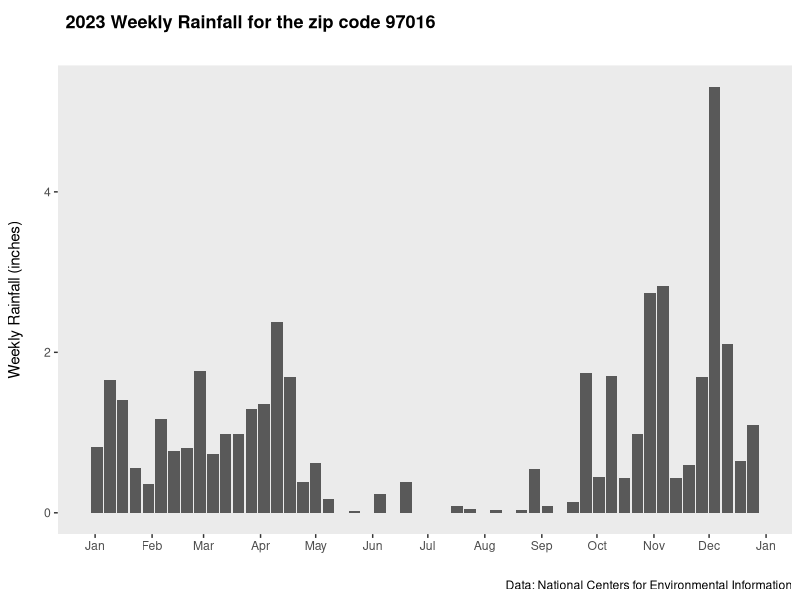
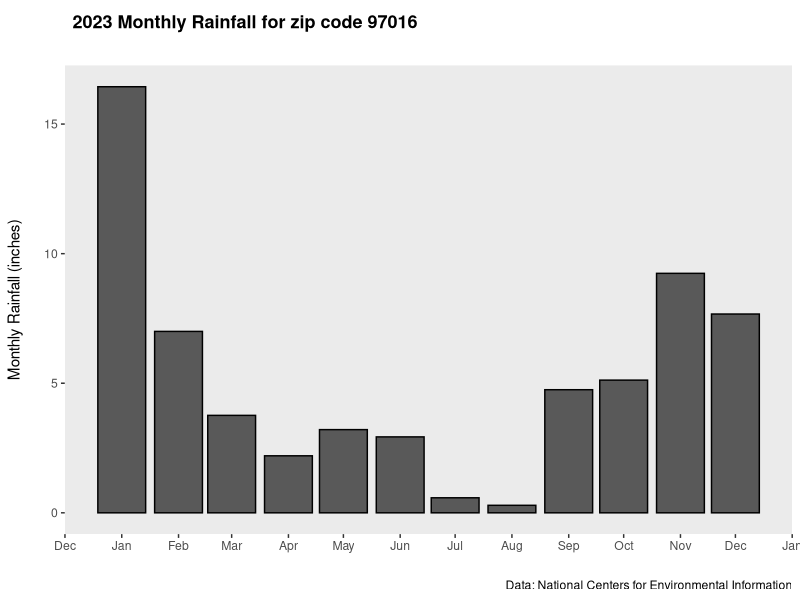
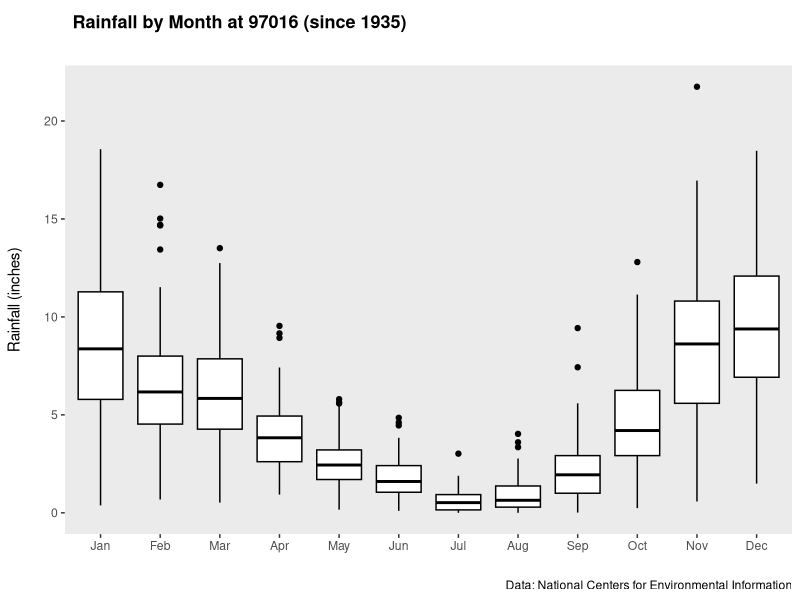
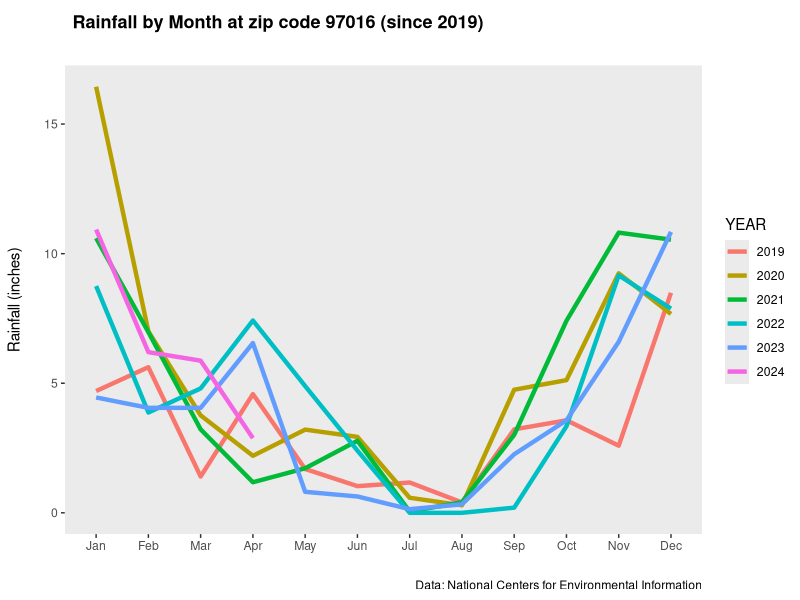
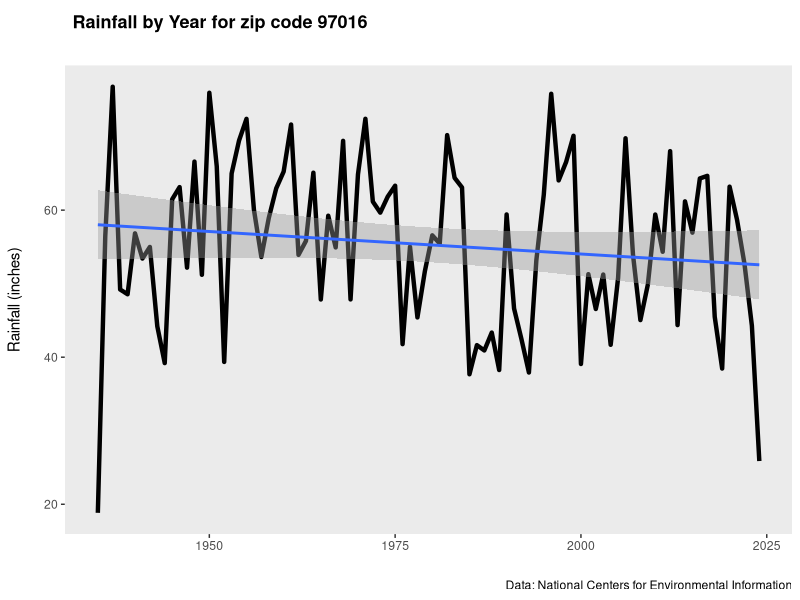
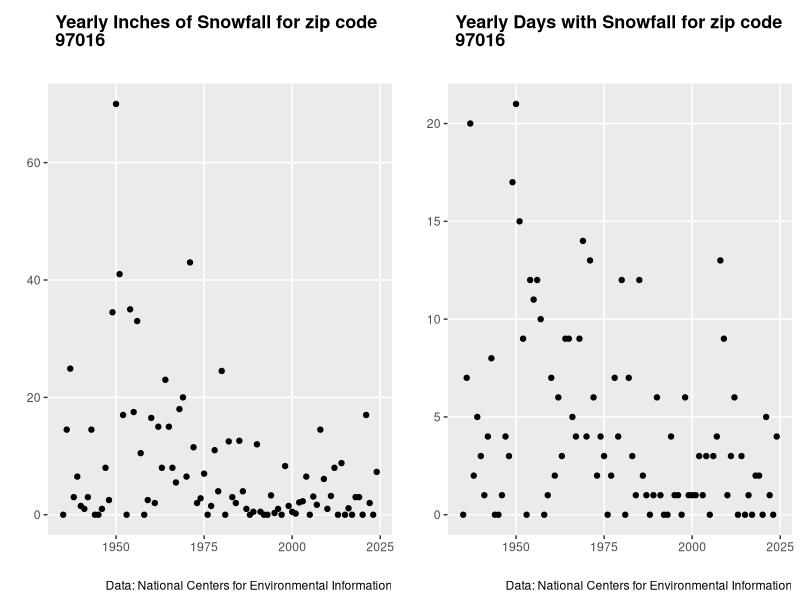
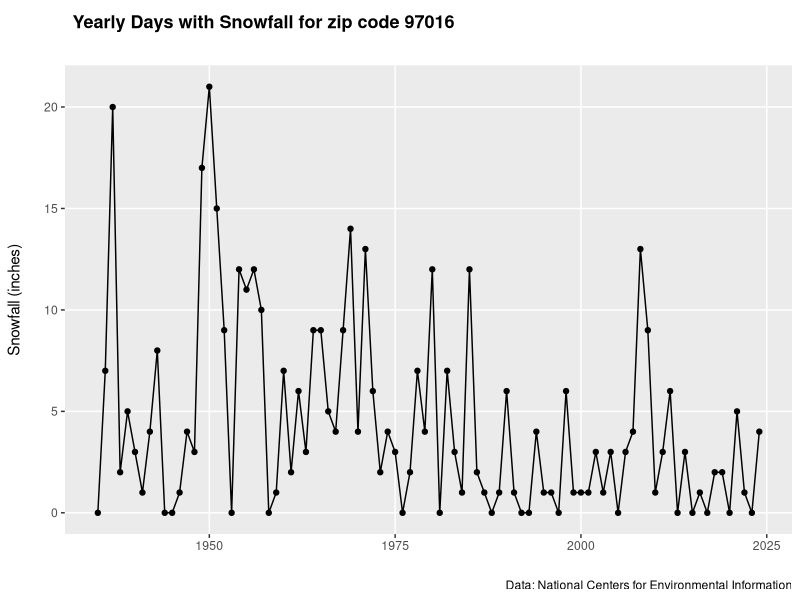

Here is the R script that generated these plots, in order:
## ---- chunk 1
library(cowplot)   # arranging multiple plots in one space
library(ggtext)    # element_textbox_simple
# library(ggthemes)  # border around plots, no longer available in latest R version
library(formattable) # percent format, maybe use for tables later
library(kableExtra) # printing tables to PDF
library(lubridate) # year, month, yday
library(tidyverse) # read_csv and pipes

# GET DATA from https://www.climate.gov/maps-data/dataset/past-weather-zip-code-data-table
# The following file has PRCP and SNOW data, although SNWD could potentially be added
csv_data <- read_csv('data/97016_1909_2024_prec.csv') 
 # PRCP = precipitation
 # SNOW = snowfall
 # SNWD = snow depth

# What are the weather stations, by date, in the data?
# optional analysis
# csv_data2 <- csv_data %>%
#   group_by(STATION, NAME) %>%
#   filter(grepl("text", NAME)) %>% # contains
#   summarise('min_date' = min(DATE)
#         	, 'max_date' = max(DATE)) 

# Apply any filters, if necessary, after analyzing the data
csv_data <- csv_data %>%
  filter(STATION == 'USC00351643')

## ---- chunk 2
# Rain Data

# Set a variable for the latest year
LATEST_YEAR <- '2023'

# extract year, month, day from the date
rain_weekly_2020 <- csv_data %>%
  mutate(YEAR = year(DATE),WEEK=ifelse(week(DATE)==53,52,week(DATE))) %>% # in some years, such as 2019, the 53rd week causes issues, in order to plot the graph with "months" on the axis, I append 53 to 52
  filter(YEAR == LATEST_YEAR & PRCP > 0) %>%
  select(YEAR,WEEK,PRCP)%>%
  group_by(YEAR,WEEK) %>%
  summarise(RAINFALL = sum(PRCP)) %>%
  mutate(RAIN_DATE = as.Date(paste(YEAR,WEEK,1),"%Y%U %u"))

rain_monthly_2020 <- csv_data %>%
  mutate(MONTH = floor_date(DATE, unit = 'month')) %>%
  filter(PRCP > 0 & year(DATE) == '2020') %>%
  # select(MONTH,PRCP,SNOW,SNWD) %>%
  select(MONTH,PRCP,SNOW) %>%
  group_by(MONTH) %>%
  summarise(RAINFALL = sum(PRCP)) 

rain_monthly <- csv_data %>%
  filter(is.na(PRCP) == FALSE) %>%
  mutate(YEAR = year(DATE), MONTH = month(DATE)
         ,MONTH_ABB = month.abb[MONTH]) %>%
  select(YEAR,MONTH,MONTH_ABB,RAINFALL=PRCP) %>%
  group_by(YEAR,MONTH,MONTH_ABB) %>%
  summarise(sum(RAINFALL))

rain_yearly <- csv_data %>%
  filter(is.na(PRCP) == FALSE) %>%
  mutate(YEAR = year(DATE)) %>%
  select(YEAR,RAINFALL=PRCP) %>%
  group_by(YEAR) %>%
  summarise(sum(RAINFALL))
  
rain_daily_2020 <- csv_data %>%
  mutate(MONTH = floor_date(DATE, unit = 'month')) %>%
  filter(year(DATE) == LATEST_YEAR) %>%
  select(DATE,MONTH,RAINFALL=PRCP) 

# Snow Data
snowfall <- csv_data %>%
  filter(is.na(SNOW) == FALSE) %>%
  mutate(MONTH = floor_date(DATE, unit = 'month')
         ,YEAR = year(DATE)) %>%
  select(DATE,MONTH,YEAR,SNOW)

snow_inches_per_year <- snowfall %>%
  select(YEAR,SNOW) %>%
  group_by(YEAR) %>%
  tally(sum(SNOW))

snow_days_per_year <- snowfall %>%
  select(YEAR,SNOW) %>%
  group_by(YEAR) %>%
  tally(SNOW > 0)

# snowdepth <- csv_data %>%
#   mutate(MONTH = floor_date(DATE, unit = 'month')
#          ,YEAR = year(DATE)) %>%
#   select(DATE,MONTH,YEAR,SNWD)

# snowdepth_days_per_year <- snowdepth %>%
#   select(YEAR,SNWD) %>%
#   group_by(YEAR) %>%
#   tally(SNWD > 0)
## ---- chunk 3
ggplot() +
  geom_col(data=rain_weekly_2020,mapping = aes(x=RAIN_DATE, y=RAINFALL))+
  scale_x_date(date_labels = "%b", breaks = "month") +
  # theme_economist_white() + #theme_minimal() + # No longer in latest R version
  theme( plot.title.position = "panel"
          ,plot.title = element_textbox_simple(
            size = 13,
            lineheight = 1,
            padding = margin(5.5, 5.5, 5.5, 5.5),
            margin = margin(0, 0, 5.5, 0))
         ,panel.grid.major = element_blank()
         ,panel.grid.minor = element_blank()
         #,plot.margin = margin(5,5,5,5)
         ) +
   ggtitle("<b>2023 Weekly Rainfall for the zip code 97016</b>   <br><span style = 'font-size:14pt'>") +
  labs(caption = "Data: National Centers for Environmental Information") +
  xlab('') +
  ylab('Weekly Rainfall (inches)\n')
## ---- chunk 4
ggplot() +
  geom_col(data=rain_monthly_2020, mapping = aes(x=MONTH, y=RAINFALL)
           ,color='black') +
  scale_x_date(date_labels = "%b", breaks = "month") +
  # theme_economist_white() + #theme_minimal() + # no longer in latest version of R
  theme( plot.title.position = "panel"
         ,plot.title = element_textbox_simple(
           size = 13,
           lineheight = 1,
           padding = margin(5.5, 5.5, 5.5, 5.5),
           margin = margin(0, 0, 5.5, 0))
         ,panel.grid.major = element_blank()
         ,panel.grid.minor = element_blank()
         #,plot.margin = margin(5,5,5,10)
         ,legend.title = element_blank()
         ) +
   ggtitle("<b>2023 Monthly Rainfall for zip code 97016</b>   <br><span style = 'font-size:14pt'>") +
  labs(caption = "Data: National Centers for Environmental Information") +
  xlab('') +
  ylab('Monthly Rainfall (inches)\n')
## ---- chunk 5
ggplot() +
  geom_boxplot(data=rain_monthly
               , mapping = aes(x=reorder(MONTH_ABB,MONTH), y=`sum(RAINFALL)`, group=MONTH_ABB)
               , color='black') +
  #scale_x_date(date_labels = "%b", breaks = "month") +
  # theme_economist_white() + #theme_minimal() + # no longer in latest R version
  theme( plot.title.position = "panel"
         ,plot.title = element_textbox_simple(
           size = 13,
           lineheight = 1,
           padding = margin(5.5, 5.5, 5.5, 5.5),
           margin = margin(0, 0, 5.5, 0))
         ,panel.grid.major = element_blank()
         ,panel.grid.minor = element_blank()
         #,plot.margin = margin(5,5,5,10)
         ,legend.title = element_blank()
         ) +
  ggtitle("<b>Rainfall by Month at 97016 (since 1935) </b>   <br><span style = 'font-size:14pt'>"
  ) +
  labs(caption = "Data: National Centers for Environmental Information") +
  xlab('') +
  ylab('Rainfall (inches)\n') 
## ---- chunk 6
last5years <- as.integer(LATEST_YEAR) - 4

ggplot() +
  geom_line(rain_monthly %>% filter(YEAR >= last5years) %>% mutate(YEAR = as.character(YEAR))
            , mapping = aes(x=reorder(MONTH_ABB,MONTH),y=`sum(RAINFALL)`
                            , group = YEAR, color = YEAR), size = 1.5) +
  # theme_economist_white() + # no longer in latest R version 
  theme( plot.title.position = "panel"
         ,plot.title = element_textbox_simple(
           size = 13,
           lineheight = 1,
           padding = margin(5.5, 5.5, 5.5, 5.5),
           margin = margin(0, 0, 5.5, 0))
         ,panel.grid.major = element_blank()
         ,panel.grid.minor = element_blank()
         #,plot.margin = margin(5,5,5,10)
         #,legend.title = element_blank()
         ) +
  ggtitle("<b>Rainfall by Month at zip code 97016 (since 2019) </b>   <br><span style = 'font-size:14pt'>"
  ) +
  labs(caption = "Data: National Centers for Environmental Information") +
  xlab('') +
  ylab('Rainfall (inches)\n') 
## ---- chunk 7
ggplot(rain_yearly 
            , mapping = aes(x=YEAR,y=`sum(RAINFALL)`)) +
  geom_line(size = 1.5) +
  geom_smooth(method = "lm") +
  # theme_economist_white() + # no longer in this version of R
  theme( plot.title.position = "panel"
         ,plot.title = element_textbox_simple(
           size = 13,
           lineheight = 1,
           padding = margin(5.5, 5.5, 5.5, 5.5),
           margin = margin(0, 0, 5.5, 0))
         ,panel.grid.major = element_blank()
         ,panel.grid.minor = element_blank()
         #,plot.margin = margin(5,5,5,10)
         #,legend.title = element_blank()
         ) +
  ggtitle("<b>Rainfall by Year for zip code 97016</b>   <br><span style = 'font-size:14pt'>"
  ) +
  labs(caption = "Data: National Centers for Environmental Information") +
  xlab('') +
  ylab('Rainfall (inches)\n')
## ---- chunk 8
plot_snow_inches <- ggplot() +
  geom_point(data=snow_inches_per_year, mapping = aes(x=YEAR, y=n),color='black') +
  # theme_economist_white() + # no longer in this version of R 
  theme( plot.title.position = "panel"
         ,plot.title = element_textbox_simple(
           size = 13,
           lineheight = 1,
           padding = margin(5.5, 5.5, 5.5, 5.5),
           margin = margin(0, 0, 5.5, 0))
         #,panel.grid.major = element_blank()
         ,panel.grid.minor = element_blank()
         #,plot.margin = margin(5,5,5,10)
         ,legend.title = element_blank()
         ) +
  ggtitle("<b>Yearly Inches of Snowfall for zip code 97016</b>   <br><span style = 'font-size:14pt'>") +
  labs(caption = "Data: National Centers for Environmental Information") +
  xlab('') +
  ylab('')

plot_snow_days <- ggplot() +
  geom_point(data=snow_days_per_year, mapping = aes(x=YEAR, y=n),color='black') +
  # theme_economist_white() + #theme_minimal() + # no longer in this version of R 
  theme( plot.title.position = "panel"
         ,plot.title = element_textbox_simple(
           size = 13,
           lineheight = 1,
           padding = margin(5.5, 5.5, 5.5, 5.5),
           margin = margin(0, 0, 5.5, 0))
         #,panel.grid.major = element_blank()
         ,panel.grid.minor = element_blank()
         #,plot.margin = margin(5,5,5,10)
         ,legend.title = element_blank()
         ) +
  ggtitle("<b>Yearly Days with Snowfall for zip code 97016</b>   <br><span style = 'font-size:14pt'>") +
  labs(caption = "Data: National Centers for Environmental Information") +
  xlab('') +
  ylab('')

plot_grid(plot_snow_inches, plot_snow_days)

## ---- chunk 9
ggplot() +
  geom_line(data=snow_days_per_year, mapping = aes(x=YEAR, y=n)
           ,color='black') +
  geom_point(data=snow_days_per_year, mapping = aes(x=YEAR, y=n)
            ,color='black') +
  #scale_x_date(date_labels = "%b", breaks = "month") +
  # theme_economist_white() + #theme_minimal() + # no longer in this version of R 
  theme( plot.title.position = "panel"
         ,plot.title = element_textbox_simple(
           size = 13,
           lineheight = 1,
           padding = margin(5.5, 5.5, 5.5, 5.5),
           margin = margin(0, 0, 5.5, 0))
         #,panel.grid.major = element_blank()
         ,panel.grid.minor = element_blank()
         #,plot.margin = margin(5,5,5,10)
         ,legend.title = element_blank()
         ) +
  ggtitle("<b>Yearly Days with Snowfall for zip code 97016</b>   <br><span style = 'font-size:14pt'>") +
  labs(caption = "Data: National Centers for Environmental Information") +
  xlab('') +
  ylab('Snowfall (inches)\n')
## ---- chunk 10
# month/years it has snowed in the years of data
snow_months <- unique(snowfall %>%
  filter(SNOW > 0) %>%
  select(MONTH)) %>% 
  mutate(counter=1, month=month(MONTH,label=TRUE,abbr=FALSE)) %>%
  group_by(month) %>%
  tally(counter) %>%
  mutate('Percent of years that it snowed' = percent(n/length(unique(snowfall$YEAR)),1)) %>%
  select(Month = month,'Number of years with snow' = n,'Percent of years that it snowed')
kable(snow_months) %>% kable_styling() %>% 
  row_spec(0,bold=TRUE, color='black') %>% 
  column_spec(1:3, color='black')
# # month/years it has snowed since 2000
# snowfall_since_2000 <- snowfall %>% filter(YEAR >= 2000)
# snow_months_since2000 <- unique(snowfall %>%
#                         filter(SNOW > 0, YEAR >= 2000) %>%
#                         select(MONTH)) %>% 
#   mutate(counter=1, month=month(MONTH,label=TRUE,abbr=FALSE)) %>%
#   group_by(month) %>%
#   tally(counter) %>%
#   mutate(percent = percent(n/length(unique(snowfall_since_2000$YEAR)),2))
# snow_months_since2000
